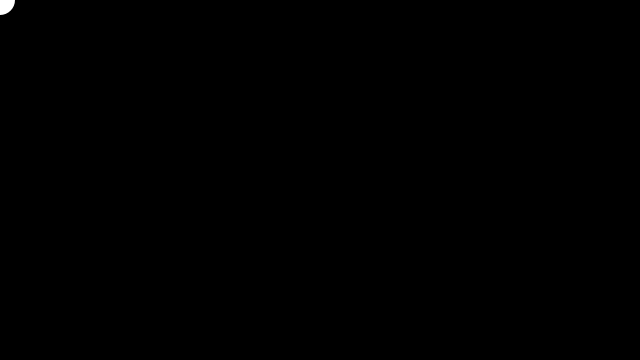
Frame 1 (no input)
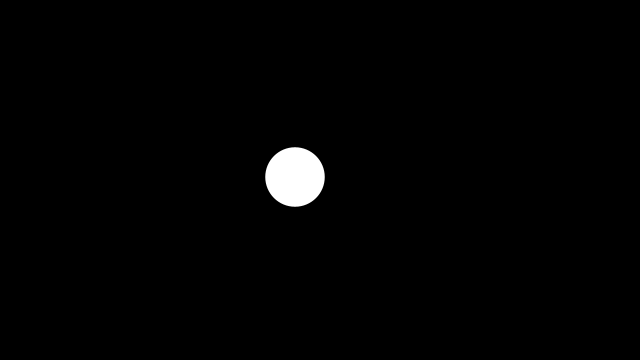
Frame 60 (the mouse pressed at the canvas centre just before this capture)
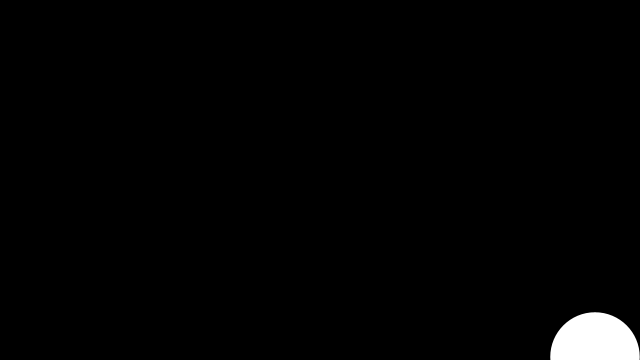
Frame 120 (the mouse held since frame 60 and released just before this capture)

The Processing sketch that drew these frames (run headless with seeded random() and noise(); from frame 60 on, the mouse is pressed at the canvas centre):

// Processing sketch: pula_quicando__crescendo_e_diminuindo_e_mudando_a_cor
// ── pula_quicando__crescendo_e_diminuindo_e_mudando_a_cor.pde
float x = 0;
float y = 0;
float xSpeed = 5;
float ySpeed = 3;
float sizeCircle = 30;
float grown = 0.5;

void setup() {
  size(640, 360);
}

void draw() {
  background(0);
  noStroke();
  circle(x, y, sizeCircle);

  x = x + xSpeed;
  y = y + ySpeed;
  sizeCircle = + sizeCircle + grown;

  if (x >= width || x <= 0) {
    xSpeed = xSpeed * -1;
    grown = grown * -1;
    fill(random(255), random(255), random(255));
  }
  if (y >= height || y <= 0) {
    ySpeed = ySpeed * -1;
    grown = grown * -1;
    fill(random(255), random(255), random(255));
  }
}
